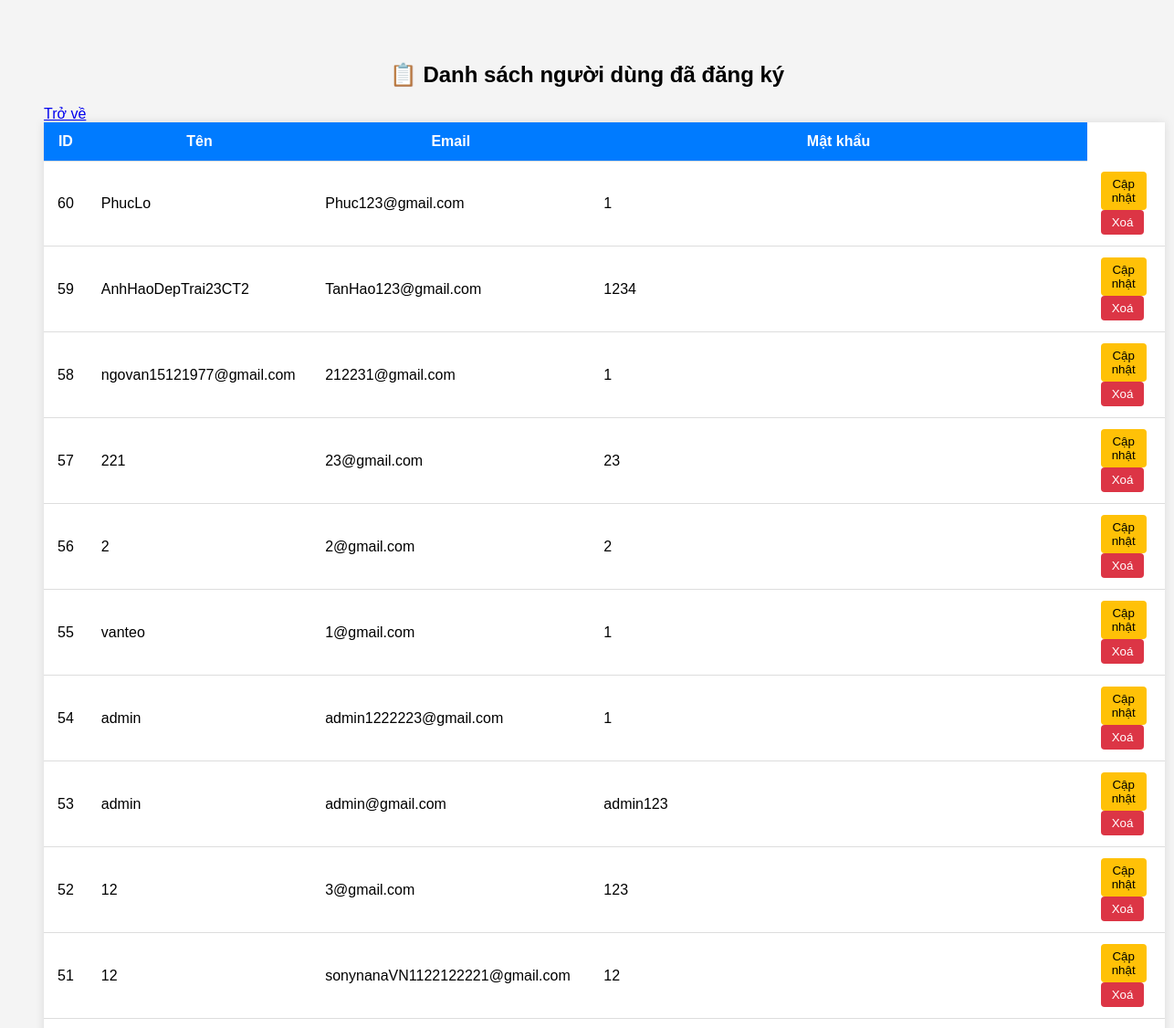
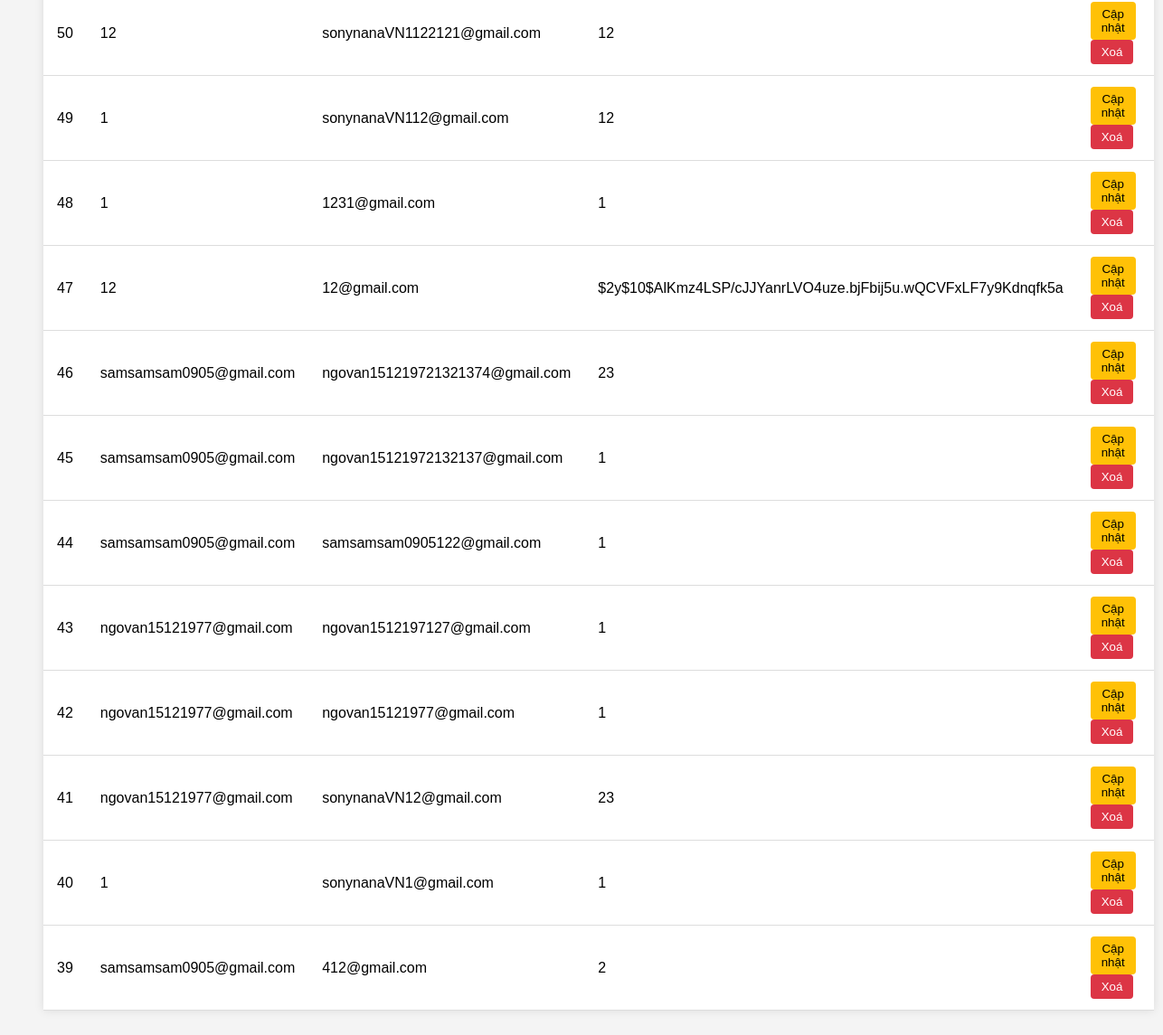
The app's page /Manager/user/Users.php with its own data (2 pictures, top to bottom).
### tables this page shows
CREATE TABLE `accounts` (
  `id` int(11) NOT NULL,
  `name` varchar(255) NOT NULL,
  `email` varchar(255) NOT NULL,
  `password` varchar(255) NOT NULL,
  `created_at` timestamp NOT NULL DEFAULT current_timestamp()
);

### Manager/user/Users.php (the view, shortened to what this page needs)
<?php
require_once("ketnoi.php");
$sql = "SELECT * FROM accounts ORDER BY id DESC";
$result = $conn->query($sql);
?>
<!DOCTYPE html>
<html lang="vi">
<head>
</head>
<body>
    <h2>📋 Danh sách người dùng đã đăng ký</h2>
    <div class="Log-out">
        <a href="http://localhost/Animated%20Login%20Page/Manager/manager.php">Trở về</a>
    </div>
    <table>
        <thead>
            <tr>
                <th>ID</th>
                <th>Tên</th>
                <th>Email</th>
                <th>Mật khẩu</th>
            </tr>
        </thead>
        <tbody>
        <?php if ($result->num_rows > 0): ?>
            <?php while($user = $result->fetch_assoc()): ?>
                <tr>
                    <td><?= $user['id'] ?></td>
                    <td><?= ($user['name']) ?></td>
                    <td><?= ($user['email']) ?></td>
                    <td><?= ($user['password']) ?></td>
                    <td class="actions">
                        <a href="edituser.php?id=<?= $user['id'] ?>"><button class="edit">Cập nhật</button></a>
                        <a href="deleteuser.php?id=<?= $user['id'] ?>" onclick="return confirm('Xoá người dùng này?');">
                            <button class="delete">Xoá</button>
                        </a>
                    </td>
                </tr>
            <?php endwhile; ?>
        <?php else: ?>
            <tr><td colspan="6">Không có người dùng nào  >:U🦗🦗</td></tr>
        <?php endif; ?>
        </tbody>
    </table>
</body>
</html>

### Manager/user/Users.php (style rules this page uses)
body { font-family: Arial; background: #f4f4f4; padding: 40px; }
table { border-collapse: collapse; width: 100%; background: white; box-shadow: 0 0 10px rgba(0,0,0,0.1); }
th, td { padding: 12px 15px; border-bottom: 1px solid #ddd; }
th { background-color: #007bff; color: white; }
h2 { text-align: center; margin-bottom: 20px; }
.actions button { margin-right: 5px; padding: 6px 12px; border: none; border-radius: 4px; cursor: pointer; }
.edit { background: #ffc107; color: black; }
.delete { background: #dc3545; color: white; }

### records on screen
accounts: id "60", name "PhucLo", email "Phuc123@gmail.com", password "1"
accounts: id "59", name "AnhHaoDepTrai23CT2", email "TanHao123@gmail.com", password "1234"
accounts: id "58", name "ngovan15121977@gmail.com", email "212231@gmail.com", password "1"
accounts: id "57", name "221", email "23@gmail.com", password "23"
accounts: id "56", name "2", email "2@gmail.com", password "2"
accounts: id "55", name "vanteo", email "1@gmail.com", password "1"
accounts: id "54", name "admin", email "admin1222223@gmail.com", password "1"
accounts: id "53", name "admin", email "admin@gmail.com", password "admin123"
accounts: id "52", name "12", email "3@gmail.com", password "123"
accounts: id "51", name "12", email "sonynanaVN1122122221@gmail.com", password "12"
accounts: id "50", name "12", email "sonynanaVN1122121@gmail.com", password "12"
accounts: id "49", name "1", email "sonynanaVN112@gmail.com", password "12"
accounts: id "48", name "1", email "1231@gmail.com", password "1"
accounts: id "47", name "12", email "12@gmail.com", password "$2y$10$AlKmz4LSP/cJJYanrLVO4uze.bjFbij5u.wQCVFxLF7y9Kdnqfk5a"
accounts: id "46", name "samsamsam0905@gmail.com", email "ngovan151219721321374@gmail.com", password "23"
accounts: id "45", name "samsamsam0905@gmail.com", email "ngovan15121972132137@gmail.com", password "1"
accounts: id "44", name "samsamsam0905@gmail.com", email "samsamsam0905122@gmail.com", password "1"
accounts: id "43", name "ngovan15121977@gmail.com", email "ngovan1512197127@gmail.com", password "1"
accounts: id "42", name "ngovan15121977@gmail.com", email "ngovan15121977@gmail.com", password "1"
accounts: id "41", name "ngovan15121977@gmail.com", email "sonynanaVN12@gmail.com", password "23"
accounts: id "40", name "1", email "sonynanaVN1@gmail.com", password "1"
accounts: id "39", name "samsamsam0905@gmail.com", email "412@gmail.com", password "2"
